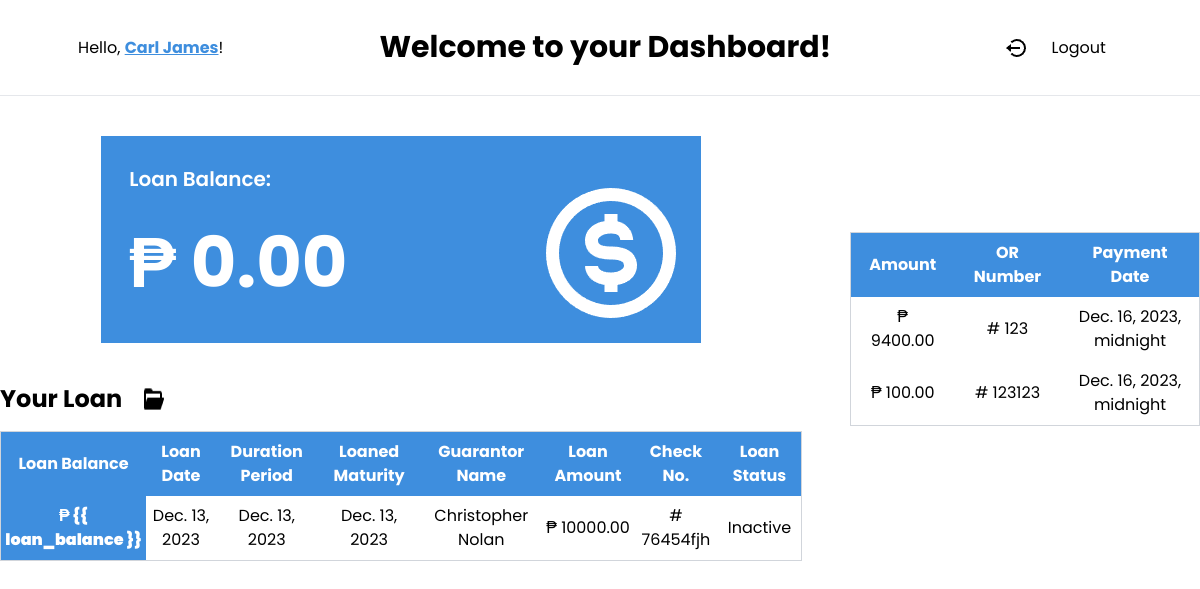
Page /loan/14/ on the earlier database version.
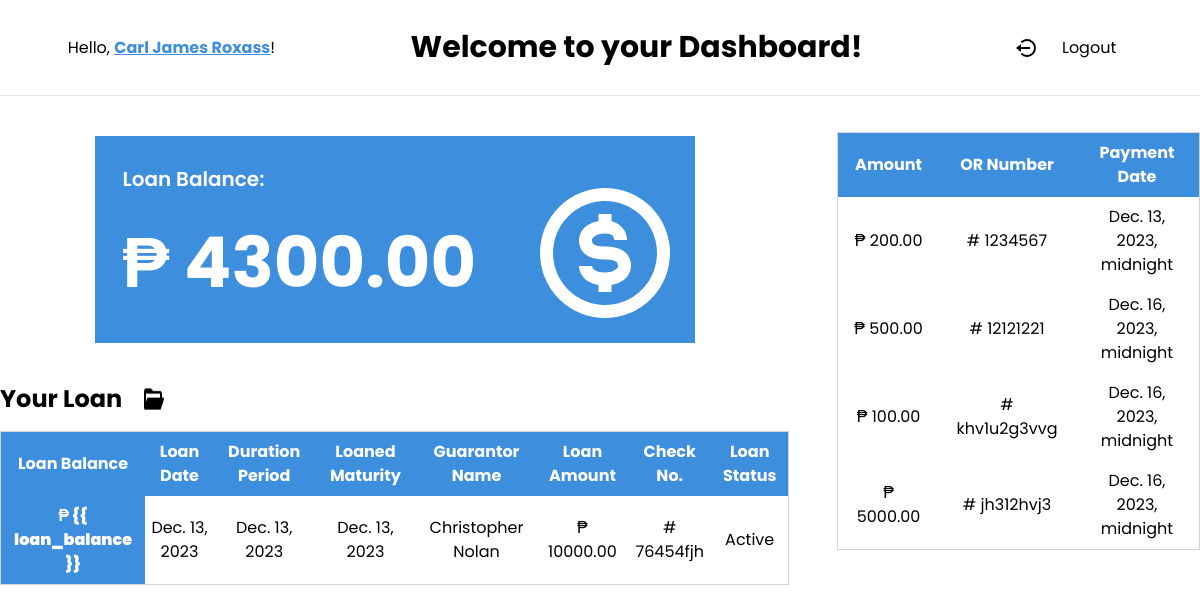
Same page on the later database version.
### loanmanagement/models.py (models this page shows, shortened)
class Loan(models.Model):
    client_id = models.ForeignKey(Person, on_delete=models.CASCADE)
    loan_date = models.DateField()
    duration_period = models.DateField()
    interest_rate = models.DecimalField(max_digits=10, decimal_places=2)
    loan_amount = models.DecimalField(max_digits=100, decimal_places=2)
    loan_maturity = models.DateField()
    guarantor = models.CharField(max_length=250)
    processing_fee = models.DecimalField(max_digits=10, decimal_places=2)
    loan_balance = models.DecimalField(max_digits=10, decimal_places=2, null=True)
    net = models.DecimalField(max_digits=10, decimal_places=2)
    checking_no = models.CharField(max_length=250, null=False, blank=False)
    has_active_loan = models.BooleanField(default=True)

class Person(models.Model):
    name = models.CharField(max_length=250, null=False, blank=False)
    address = models.CharField(max_length=250, null=False, blank=False)
    picture = models.ImageField(upload_to='images/', null=True, blank=True)
    document = models.FileField(upload_to='documents/', null=True, blank=True)
    created_at = models.DateTimeField(auto_now_add=True)
    email = models.EmailField(max_length=254, null=True, blank=True)
    password = models.CharField(max_length=254, null=True, blank=True)
    def __str__(self):
        return self.name

class Payment(models.Model):
    loan_id = models.ForeignKey(Loan, on_delete=models.CASCADE)
    amount = models.DecimalField(max_digits=10, decimal_places=2)
    payment_date = models.DateTimeField(null=True)
    or_number = models.CharField(max_length=50)

### client/views.py (the view)
# urls.py: path("loan/<int:client_id>/", views.get_loan_balance, name="get_loan_balance"),
def get_loan_balance(request, client_id):
    try:
        loan = Loan.objects.get(client_id=client_id)
        loan_balance = loan.loan_balance
        payments = Payment.objects.filter(loan_id=loan.id)
    except Loan.DoesNotExist:
        loan_balance = "Client not found or no loan information available"
        payments = []
    return render(
        request,
        "clientDashboard.html",
        {"loan": loan, "loan_balance": loan_balance, "payments": payments},
    )

### client/templates/clientDashboard.html (shortened to what this page needs)
<!DOCTYPE html>
<html lang="en">
<head>
    <script src="https://cdn.tailwindcss.com"></script>
    <link rel="stylesheet" href="https://cdn.jsdelivr.net/npm/flatpickr/dist/flatpickr.min.css">
</head>
<body>
    <div class="flex justify-around bg-white h-24 items-center py-auto border-b text-center">
        <h1>Hello, <span class="underline text-[#3E8EDE] font-bold">{{ loan.client_id }}</span>! </h1>
        <h2 class="text-[30px] font-bold">Welcome to your Dashboard!</h2>
        <a href="{% url 'logoutClient' %}">
            <p class="flex items-center py-2 px-4 gap-6 truncate">
                <img
 />Logout
            </p>
        </a>
    </div>
    <div class="flex justify-center items-center gap-12">
        <div class="flex flex-col">
            <div class="mx-auto w-[600px] bg-[#3E8EDE] text-white p-3 my-10">
                <div class="relative p-4 flex flex-col justify-center items-start w-full">
                    <h2 class="text-[20px] font-semibold">Loan Balance:</h2>
                    <p class="text-[70px] font-bold mt-4">₱ {{ loan_balance }}</p>
                    <img class="absolute bottom-0 right-0"
 />
                </div>
            </div>
            <table class=" bg-white border border-gray-300">
                <h1 class="text-2xl font-bold mb-4 flex gap-5">Your Loan <img
 />
                </h1>
                <thead>
                    <tr class="bg-[#3E8EDE] text-white">
                        <th class="py-2 px-1">Loan Balance</th>
                        <th class="py-2 px-1">Loan Date</th>
                        <th class="py-2 px-1">Duration Period</th>
                        <th class="py-2 px-1">Loaned Maturity</th>
                        <th class="py-2 px-1">Guarantor Name</th>
                        <th class="py-2 px-1">Loan Amount</th>
                        <th class="py-2 px-1">Check No.</th>
                        <th class="py-2 px-1">Loan Status</th>
                    </tr>
                </thead>
                <tbody>
                    <tr class="text-center">
                        <td class="py-2 px-1 font-black bg-[#3E8EDE] text-white">₱ {{
                            loan_balance
                            }}
                        </td>
                        <td class="py-2 px-1">{{ loan.loan_date }}</td>
                        <td class="py-2 px-1">{{ loan.duration_period }}</td>
                        <td class="py-2 px-1">{{ loan.loan_maturity }}</td>
                        <td class="py-2 px-1">{{ loan.guarantor }}</td>
                        <td class="py-2 px-1">₱ {{ loan.loan_amount }}</td>
                        <td class="py-2 px-1"># {{ loan.checking_no }}</td>
                        <td class="py-2 px-1">
                            {% if loan.has_active_loan %}
                            Active
                            {% else %}
                            Inactive
                            {% endif %}
                        </td>
                    </tr>
                </tbody>
            </table>
        </div>
        <table class=" bg-white border border-gray-300 overflow-auto h-2">
            <thead>
                <tr class="bg-[#3E8EDE] text-white text-center">
                    <th class="py-2 px-4">Amount</th>
                    <th class="py-2 px-4">OR Number</th>
                    <th class="py-2 px-4">Payment Date</th>
                </tr>
            </thead>
            <tbody>
                {% for payment in payments %}
                <tr class="text-center">
                    <td class="py-2 px-4">₱ {{ payment.amount }}</td>
                    <td class="py-2 px-4"># {{ payment.or_number }}</td>
                    <td class="py-2 px-4">{{ payment.payment_date }}</td>
                </tr>
                {% endfor %}
            </tbody>
        </table>
    </div>
</body>
</html>

### client/templates/clientDashboard.html (style rules this page uses)
body { font-family: "Poppins", sans-serif; }

Differences in the rows shown:
changed Loan "Christopher Nolan": client_id "Carl James" → "Carl James Roxass"; loan_balance "0.00" → "4300.00"
added Payment: amount "200.00", or_number "1234567", payment_date "Dec. 13, 2023, midnight"
changed Payment (number 2 of 4 on the later page): amount "9400.00" → "500.00"; or_number "123" → "12121221"
changed Payment: or_number "123123" → "khv1u2g3vvg"
added Payment: amount "5000.00", or_number "jh312hvj3", payment_date "Dec. 16, 2023, midnight"
Other differences:
text no longer shown: "Inactive"
text now shown: "Active"
